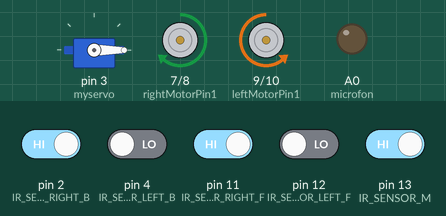
Simulated run of this sketch. Board: Arduino Uno, built with avr-gcc and run on an emulated ATmega328P. Parts: servo, motor-driver pin pairs drawn as motors (green arrow = first pin HIGH = forward, orange = second pin HIGH = backward, longer = more drive, scaled by the enable pin), output pins drawn as LEDs (lit = HIGH). The test bench sets the inputs (shaded band); at power-on: pin 2 (IR_SENSOR_RIGHT_B), pin 11 (IR_SENSOR_RIGHT_F), pin 13 (IR_SENSOR_M) HIGH, pin 4 (IR_SENSOR_LEFT_B), pin 12 (IR_SENSOR_LEFT_F) LOW. What the sketch prints to the serial monitor is not drawn.

Above: at 1.2 s.
1.3 s: pin 2 (IR_SENSOR_RIGHT_B) driven LOW
At 2.4 s:
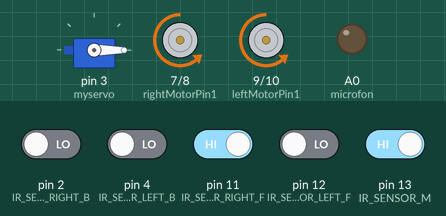
2.8 s: pin 4 (IR_SENSOR_LEFT_B) driven HIGH
At 3.5 s:
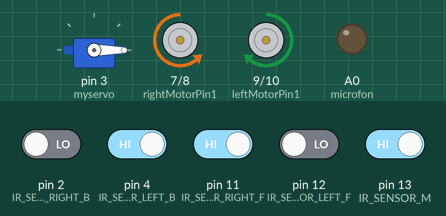
4.3 s: pin 13 (IR_SENSOR_M) driven LOW
At 5.5 s:
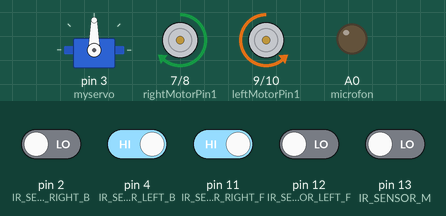
5.8 s: pin 11 (IR_SENSOR_RIGHT_F) driven LOW
At 7.0 s:
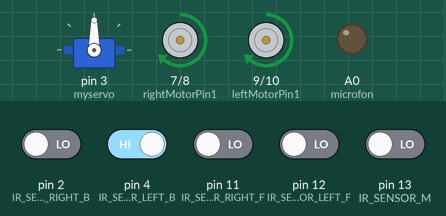
7.3 s: pin 11 (IR_SENSOR_RIGHT_F) driven HIGH
At 8.2 s:
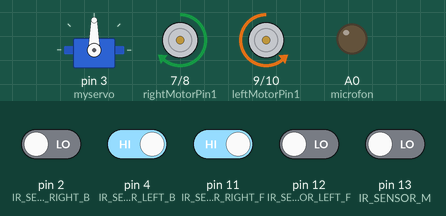
8.8 s: pin 12 (IR_SENSOR_LEFT_F) driven HIGH
At 9.4 s:
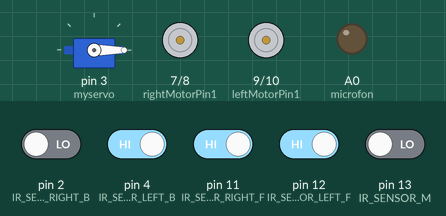
Timing chart, 0 to 11.3 s (numbered marks = the images above; inputs shaded):
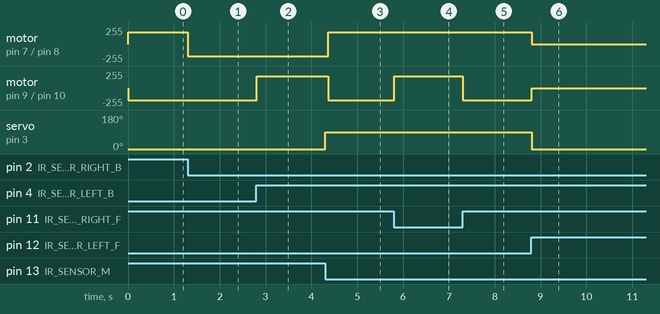

Measured:
- after the input at 1.3 s, motor on pin 7 (rightMotorPin1) / pin 8 (rightMotorPin2): forward 180/255 → backward 180/255 at once
- after the input at 2.8 s, motor on pin 9 (leftMotorPin1) / pin 10 (leftMotorPin2): backward 180/255 → forward 180/255 at once
- after the input at 4.3 s, motor on pin 7 (rightMotorPin1) / pin 8 (rightMotorPin2): backward 180/255 → forward 180/255 after 0.07 s; motor on pin 9 (leftMotorPin1) / pin 10 (leftMotorPin2): forward 180/255 → backward 180/255 after 0.07 s; servo on pin 3 (myservo): 0° → 90° at once
- after the input at 5.8 s, motor on pin 9 (leftMotorPin1) / pin 10 (leftMotorPin2): backward 180/255 → forward 180/255 at once
- after the input at 7.3 s, motor on pin 9 (leftMotorPin1) / pin 10 (leftMotorPin2): forward 180/255 → backward 180/255 at once
- after the input at 8.8 s, motor on pin 7 (rightMotorPin1) / pin 8 (rightMotorPin2): forward 180/255 → stopped at once; motor on pin 9 (leftMotorPin1) / pin 10 (leftMotorPin2): backward 180/255 → stopped at once; servo on pin 3 (myservo): 90° → 0° at once

The sketch:

linefollower.ino
```cpp
#include <Servo.h>
Servo myservo;
#define IR_SENSOR_RIGHT_F 11
#define IR_SENSOR_LEFT_F 12
#define IR_SENSOR_RIGHT_B 2
#define IR_SENSOR_LEFT_B 4
#define IR_SENSOR_M 13
#define MOTOR_SPEED 180


//Right motor
int enableRightMotor=6;
int rightMotorPin1=7;
int rightMotorPin2=8;

//Left motor
int enableLeftMotor=5;
int leftMotorPin1=9;
int leftMotorPin2=10;
//servo value
int val=0;
//verif
int ok=1;
int k=1;
//microfon
int microfon = A0;
int trig=0;
int a=-1;
int c=0.5;


void setup()
{
  //The problem with TT gear motors is that, at very low pwm value it does not even rotate.
  //If we increase the PWM value then it rotates faster and our robot is not controlled in that speed and goes out of line.
  //For that we need to increase the frequency of analogWrite.
  //Below line is important to change the frequency of PWM signal on pin D5 and D6
  //Because of this, motor runs in controlled manner (lower speed) at high PWM value.
  //This sets frequecny as 7812.5 hz.
  TCCR0B = TCCR0B & B11111000 | B00000010 ; //00001

  // put your setup code here, to run once:
  pinMode(enableRightMotor, OUTPUT);
  pinMode(rightMotorPin1, OUTPUT);
  pinMode(rightMotorPin2, OUTPUT);

  pinMode(enableLeftMotor, OUTPUT);
  pinMode(leftMotorPin1, OUTPUT);
  pinMode(leftMotorPin2, OUTPUT);

  pinMode(IR_SENSOR_RIGHT_F, INPUT);
  pinMode(IR_SENSOR_LEFT_F, INPUT);
  pinMode(IR_SENSOR_RIGHT_B, INPUT);
  pinMode(IR_SENSOR_LEFT_B, INPUT);
  pinMode(IR_SENSOR_M, INPUT);
  rotateMotor(0,0);
  pinMode(microfon, INPUT);
  myservo.attach(3);
  myservo.write(0);
  analogWrite(microfon,HIGH);


  Serial.begin(9600);

}


void loop()
{

  int rightIRSensorValue_F = digitalRead(IR_SENSOR_RIGHT_F);
  int leftIRSensorValue_F = digitalRead(IR_SENSOR_LEFT_F);
  int rightIRSensorValue_B = digitalRead(IR_SENSOR_RIGHT_B);
  int leftIRSensorValue_B = digitalRead(IR_SENSOR_LEFT_B);
  int IRSensorValue_M = digitalRead(IR_SENSOR_M);

 Serial.println(trig);
if(IRSensorValue_M == LOW && ok==1)
{
  myservo.write(90);
  delay(500);
  a=1;
  c=1;
  ok=0;
}
if(a==1)
{
  //If none of the sensors detects black line, then go straight
  if (rightIRSensorValue_F == LOW && leftIRSensorValue_F == LOW)
  {
    rotateMotor(MOTOR_SPEED, MOTOR_SPEED);
  }
  //If right sensor detects black line, then turn right
  else if (rightIRSensorValue_F == HIGH && leftIRSensorValue_F == LOW )
  {
      rotateMotor(MOTOR_SPEED, -MOTOR_SPEED);
  }
  //If left sensor detects black line, then turn left
  else if (rightIRSensorValue_F == LOW && leftIRSensorValue_F == HIGH )
  {
      rotateMotor(-MOTOR_SPEED, MOTOR_SPEED);
  }
  //If both the sensors detect black line, then stop
  else
  {
    if(k==1)
    {
    myservo.write(-90);

    k=0;
    }
    rotateMotor(0, 0);
  }
}
else
{
  if (rightIRSensorValue_B == LOW && leftIRSensorValue_B == LOW)
  {
    rotateMotor(-MOTOR_SPEED, -MOTOR_SPEED);
  }
  //If right sensor detects black line, then turn right
  else if (rightIRSensorValue_B == HIGH && leftIRSensorValue_B == LOW )
  {
      rotateMotor(MOTOR_SPEED, -MOTOR_SPEED);
  }
  //If left sensor detects black line, then turn left
  else if (rightIRSensorValue_B == LOW && leftIRSensorValue_B == HIGH )
  {
      rotateMotor(-MOTOR_SPEED, MOTOR_SPEED);
  }
}
}


void rotateMotor(int rightMotorSpeed, int leftMotorSpeed)
{

  if (rightMotorSpeed < 0)
  {
    digitalWrite(rightMotorPin1,LOW);
    digitalWrite(rightMotorPin2,HIGH);
  }
  else if (rightMotorSpeed > 0)
  {
    digitalWrite(rightMotorPin1,HIGH);
    digitalWrite(rightMotorPin2,LOW);
  }
  else
  {
    digitalWrite(rightMotorPin1,LOW);
    digitalWrite(rightMotorPin2,LOW);
  }

  if (leftMotorSpeed < 0)
  {
    digitalWrite(leftMotorPin1,LOW);
    digitalWrite(leftMotorPin2,HIGH);
  }
  else if (leftMotorSpeed > 0)
  {
    digitalWrite(leftMotorPin1,HIGH);
    digitalWrite(leftMotorPin2,LOW);
  }
  else
  {
    digitalWrite(leftMotorPin1,LOW);
    digitalWrite(leftMotorPin2,LOW);
  }
  analogWrite(enableRightMotor, abs(rightMotorSpeed));
  analogWrite(enableLeftMotor, abs(leftMotorSpeed));
}
```
